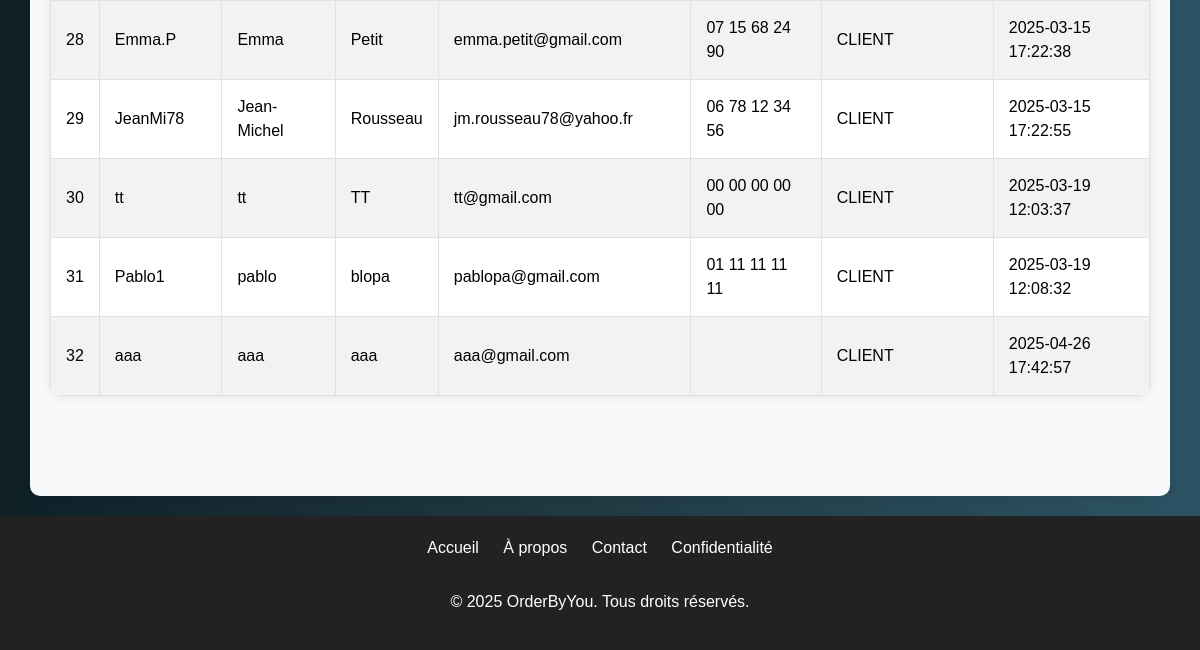
/index.php?pages=dashboard&users (signed in, lower part), run on an earlier commit of the app's database.
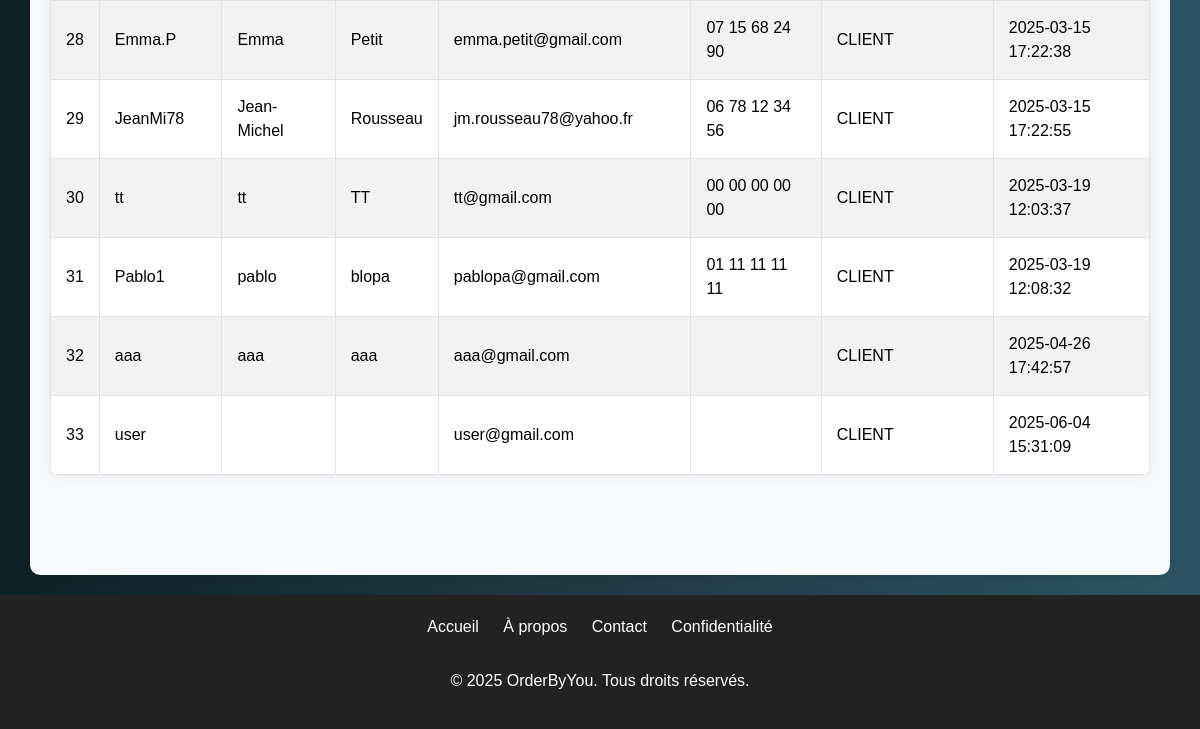
And on a later commit of the database.
### tables this page shows
CREATE TABLE IF NOT EXISTS `users` (
  `id` int NOT NULL AUTO_INCREMENT,
  `username` varchar(100) NOT NULL,
  `first_name` varchar(50) DEFAULT NULL,
  `last_name` varchar(50) DEFAULT NULL,
  `email` varchar(100) NOT NULL,
  `password` varchar(255) NOT NULL,
  `phone` varchar(15) DEFAULT NULL,
  `role` varchar(50) NOT NULL DEFAULT 'CLIENT',
  `created_at` datetime DEFAULT CURRENT_TIMESTAMP,
  PRIMARY KEY (`id`),
  UNIQUE KEY `email` (`email`)
);

### index.php (called while the page is built, shortened)
<?php
include './templates/header.php';
$allowedPages = ['home', 'products', 'cart', 'login', 'register', 'profil', 'logout', 'dashboard', 'order'];
$page = isset($_GET['pages']) ? $_GET['pages'] : 'home';
if (in_array($page, $allowedPages)) {
    $pagePath = './pages/' . $page . '.php';
} else {
    $pagePath = './pages/404.php';
}
include $pagePath;
include './templates/footer.php';
?>

### pages/dashboard.php (the view, shortened to what this page needs)
<?php
$users = $orders = $products = [];
if (isset($_GET['users'])) {
    $req = $dbb->prepare("SELECT * FROM users");
    $req->execute();
    $users = $req->fetchAll(PDO::FETCH_ASSOC);
}
?>
<div class="container">
    <?php if (isset($_GET['users'])): ?>
        <table>
            <tbody>
                <?php foreach ($users as $user): ?>
                    <tr>
                        <td><?= htmlspecialchars($user['id']) ?></td>
                        <td><?= htmlspecialchars($user['username']) ?></td>
                        <td><?= htmlspecialchars($user['first_name'] ?? '') ?></td>
                        <td><?= htmlspecialchars($user['last_name'] ?? '') ?></td>
                        <td><?= htmlspecialchars($user['email']) ?></td>
                        <td><?= htmlspecialchars($user['phone'] ?? '') ?></td>
                        <td><?= htmlspecialchars($user['role']) ?></td>
                        <td><?= htmlspecialchars($user['created_at']) ?></td>
                    </tr>
                <?php endforeach; ?>
            </tbody>
        </table>
    <?php endif; ?>
</div>

### templates/header.php (shortened to what this page needs)
<!DOCTYPE html>
<html lang="fr">
<head>
    <link rel="stylesheet" href="https://cdn.jsdelivr.net/npm/bootstrap@5.3.0/dist/css/bootstrap.min.css">
    <link rel="stylesheet" href="./assets/css/style.css">
</head>
<body>
</body>
</html>

### templates/footer.php (shortened to what this page needs)
<footer>
    <div class="container-footer">
        <div class="footer-links">
            <a href="index.php?pages=home">Accueil</a>
            <a href="index.php?pages=about">À propos</a>
            <a href="index.php?pages=contact">Contact</a>
            <a href="index.php?pages=privacy">Confidentialité</a>
        </div>
        <div class="footer-social">
        </div>
        <p>&copy; <?php echo date('Y'); ?> OrderByYou. Tous droits réservés.</p>
    </div>
</footer>

### assets/css/style.css (style rules this page uses)
:root { --primary-color: #28a745; --secondary-color: #dc3545; --background-gradient: linear-gradient(to right, #0f2027, #203a43, #2c5364); --font-family-primary: 'Poppins', sans-serif; --font-family-secondary: Arial, Helvetica, sans-serif; --font-family-title: system-ui, -apple-system, BlinkMacSystemFont, 'Segoe UI', Roboto, Oxygen, Ubuntu, Cantarell, 'Open Sans', 'Helvetica Neue', sans-serif; }
body { padding: 0; margin: 0; text-decoration: none; box-sizing: border-box; background: var(--background-gradient); font-family: var(--font-family-primary); color: white; }

### pages/dashboard.php (style rules this page uses)
.container { margin-top: 20vh; padding: 20px; background-color: #f8f9fa; border-radius: 10px; box-shadow: 0 0 10px rgba(0, 0, 0, 0.1); color: black; }
table { width: 100%; border-collapse: collapse; margin: 10vh 0; background: white; color: black; border-radius: 10px; overflow: hidden; box-shadow: 0 0 10px rgba(0, 0, 0, 0.1);e }
tr:nth-child(even) { background: #f2f2f2; }

### templates/footer.php (style rules this page uses)
footer { background: #222; color: white; text-align: center; padding: 20px; margin-top: 20px; }
.footer-links a, .footer-social a { color: white; text-decoration: none; margin: 0 10px; font-size: 16px; }

What changed in the data, as far as the page shows it:
added users: id "33", username "user", email "user@gmail.com", role "CLIENT", created_at "2025-06-04 15:31:09"
